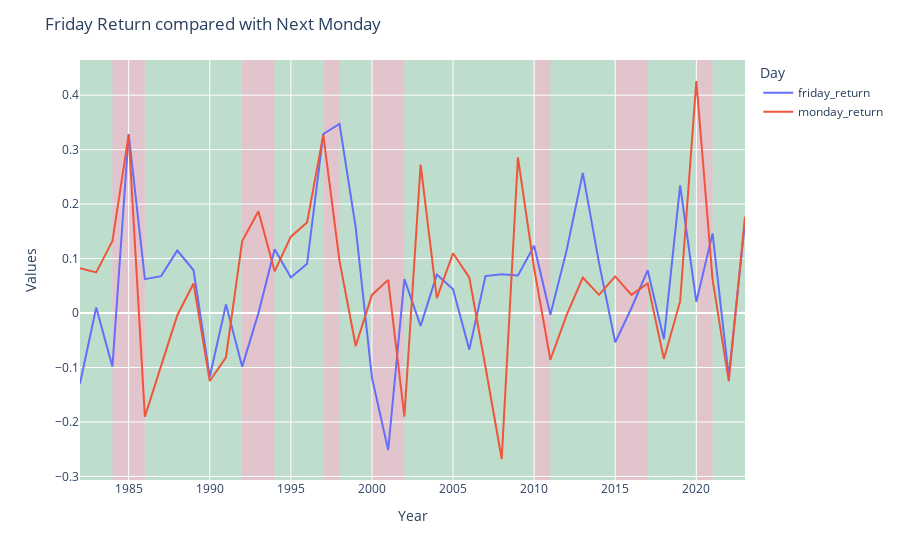

Notebook source saved alongside this figure:
### Code cell
#create lineplot
fig = px.line(ff, x=ff.index, y = ['friday_return','monday_return'])

# Highlight areas according to the frequency
current = ''
changes = []

for ind in ff.index:
    if current != ff['freq'][ind]:
        current = ff['freq'][ind]
        changes.append([ff['year'][ind],ff['freq'][ind]])

        
color_dict= {'positive':'#2ca02c', 'negative':'#d62728',}

for i, val in enumerate(changes):
    if (i+1) == len(changes):
            changes_last_date = changes[-1][0]
            changes_last_state = changes[-1][1]
            last_date= ff['year'].iloc[-1]
            fig.add_vrect(
                          x0=changes_last_date, x1=last_date,
                          fillcolor=color_dict[changes_last_state], opacity=0.2,
                          layer="below", line_width=0)

    else:
          
        if changes[i][1] =='positive':
            fig.add_vrect(
                       x0=changes[i][0], x1=changes[i+1][0],
                        fillcolor=color_dict['positive'], opacity=0.2,
                        layer="below", line_width=0)
            
        if changes[i][1] =='negative':
            fig.add_vrect(
                        x0=changes[i][0], x1=changes[i+1][0],
                        fillcolor=color_dict['negative'], opacity=0.2,
                        layer="below", line_width=0)

#update labels
fig.update_layout(xaxis_title="Year", yaxis_title="Values", 
                  title='Friday Return compared with Next Monday',
                 legend_title_text='Day')

#save figures for upload
fig.write_image("images/f_m.png")

#show figure
fig.show()

### Figure 1 — Plotly figure (JSON) as saved in the notebook; plotly's stock layout.template omitted (floating-point values rounded to 4 significant figures)
{"data": [{"hovertemplate": "variable=friday_return<br>index=%{x}<br>value=%{y}<extra></extra>", "legendgroup": "friday_return", "line": {"color": "#636efa", "dash": "solid"}, "marker": {"symbol": "circle"}, "mode": "lines", "name": "friday_return", "orientation": "h", "showlegend": true, "type": "scatter", "x": [1982, 1983, 1984, 1985, 1986, 1987, 1988, 1989, 1990, 1991, 1992, 1993, 1994, 1995, 1996, 1997, 1998, 1999, 2000, 2001, 2002, 2003, 2004, 2005, 2006, 2007, 2008, 2009, 2010, 2011, 2012, 2013, 2014, 2015, 2016, 2017, 2018, 2019, 2020, 2021, 2022, 2023], "xaxis": "x", "y": [-0.1296, 0.01, -0.09845, 0.3286, 0.06226, 0.06776, 0.1148, 0.07856, -0.117, 0.0155, -0.09845, -0.0002562, 0.1172, 0.06516, 0.09037, 0.3286, 0.3471, 0.1568, -0.1187, -0.2514, 0.06226, -0.02362, 0.07058, 0.04379, -0.06718, 0.06776, 0.07134, 0.06891, 0.1235, -0.002987, 0.1148, 0.2572, 0.09207, -0.05375, 0.009253, 0.07856, -0.04817, 0.2344, 0.02049, 0.1462, -0.117, 0.1668], "yaxis": "y"}, {"hovertemplate": "variable=monday_return<br>index=%{x}<br>value=%{y}<extra></extra>", "legendgroup": "monday_return", "line": {"color": "#EF553B", "dash": "solid"}, "marker": {"symbol": "circle"}, "mode": "lines", "name": "monday_return", "orientation": "h", "showlegend": true, "type": "scatter", "x": [1982, 1983, 1984, 1985, 1986, 1987, 1988, 1989, 1990, 1991, 1992, 1993, 1994, 1995, 1996, 1997, 1998, 1999, 2000, 2001, 2002, 2003, 2004, 2005, 2006, 2007, 2008, 2009, 2010, 2011, 2012, 2013, 2014, 2015, 2016, 2017, 2018, 2019, 2020, 2021, 2022, 2023], "xaxis": "x", "y": [0.0822, 0.07452, 0.1322, 0.3269, -0.1901, -0.09916, -0.00393, 0.05435, -0.1248, -0.08119, 0.1322, 0.187, 0.07655, 0.1402, 0.1661, 0.3269, 0.09545, -0.06063, 0.03326, 0.06088, -0.1901, 0.2724, 0.02743, 0.1097, 0.06534, -0.09916, -0.268, 0.2855, 0.08164, -0.08577, -0.00393, 0.06515, 0.03336, 0.06723, 0.03345, 0.05435, -0.08419, 0.02132, 0.4259, 0.0619, -0.1248, 0.1768], "yaxis": "y"}], "layout": {"legend": {"title": {"text": "Day"}, "tracegroupgap": 0}, "margin": {"t": 60}, "shapes": [{"fillcolor": "#2ca02c", "layer": "below", "line": {"width": 0}, "opacity": 0.2, "type": "rect", "x0": 1982, "x1": 1984, "xref": "x", "y0": 0, "y1": 1, "yref": "y domain"}, {"fillcolor": "#d62728", "layer": "below", "line": {"width": 0}, "opacity": 0.2, "type": "rect", "x0": 1984, "x1": 1986, "xref": "x", "y0": 0, "y1": 1, "yref": "y domain"}, {"fillcolor": "#2ca02c", "layer": "below", "line": {"width": 0}, "opacity": 0.2, "type": "rect", "x0": 1986, "x1": 1992, "xref": "x", "y0": 0, "y1": 1, "yref": "y domain"}, {"fillcolor": "#d62728", "layer": "below", "line": {"width": 0}, "opacity": 0.2, "type": "rect", "x0": 1992, "x1": 1994, "xref": "x", "y0": 0, "y1": 1, "yref": "y domain"}, {"fillcolor": "#2ca02c", "layer": "below", "line": {"width": 0}, "opacity": 0.2, "type": "rect", "x0": 1994, "x1": 1997, "xref": "x", "y0": 0, "y1": 1, "yref": "y domain"}, {"fillcolor": "#d62728", "layer": "below", "line": {"width": 0}, "opacity": 0.2, "type": "rect", "x0": 1997, "x1": 1998, "xref": "x", "y0": 0, "y1": 1, "yref": "y domain"}, {"fillcolor": "#2ca02c", "layer": "below", "line": {"width": 0}, "opacity": 0.2, "type": "rect", "x0": 1998, "x1": 2000, "xref": "x", "y0": 0, "y1": 1, "yref": "y domain"}, {"fillcolor": "#d62728", "layer": "below", "line": {"width": 0}, "opacity": 0.2, "type": "rect", "x0": 2000, "x1": 2002, "xref": "x", "y0": 0, "y1": 1, "yref": "y domain"}, {"fillcolor": "#2ca02c", "layer": "below", "line": {"width": 0}, "opacity": 0.2, "type": "rect", "x0": 2002, "x1": 2010, "xref": "x", "y0": 0, "y1": 1, "yref": "y domain"}, {"fillcolor": "#d62728", "layer": "below", "line": {"width": 0}, "opacity": 0.2, "type": "rect", "x0": 2010, "x1": 2011, "xref": "x", "y0": 0, "y1": 1, "yref": "y domain"}, {"fillcolor": "#2ca02c", "layer": "below", "line": {"width": 0}, "opacity": 0.2, "type": "rect", "x0": 2011, "x1": 2015, "xref": "x", "y0": 0, "y1": 1, "yref": "y domain"}, {"fillcolor": "#d62728", "layer": "below", "line": {"width": 0}, "opacity": 0.2, "type": "rect", "x0": 2015, "x1": 2017, "xref": "x", "y0": 0, "y1": 1, "yref": "y domain"}, {"fillcolor": "#2ca02c", "layer": "below", "line": {"width": 0}, "opacity": 0.2, "type": "rect", "x0": 2017, "x1": 2020, "xref": "x", "y0": 0, "y1": 1, "yref": "y domain"}, {"fillcolor": "#d62728", "layer": "below", "line": {"width": 0}, "opacity": 0.2, "type": "rect", "x0": 2020, "x1": 2021, "xref": "x", "y0": 0, "y1": 1, "yref": "y domain"}, {"fillcolor": "#2ca02c", "layer": "below", "line": {"width": 0}, "opacity": 0.2, "type": "rect", "x0": 2021, "x1": 2023, "xref": "x", "y0": 0, "y1": 1, "yref": "y domain"}], "title": {"text": "Friday Return compared with Next Monday"}, "xaxis": {"anchor": "y", "domain": [0, 1], "title": {"text": "Year"}}, "yaxis": {"anchor": "x", "domain": [0, 1], "title": {"text": "Values"}}}}
